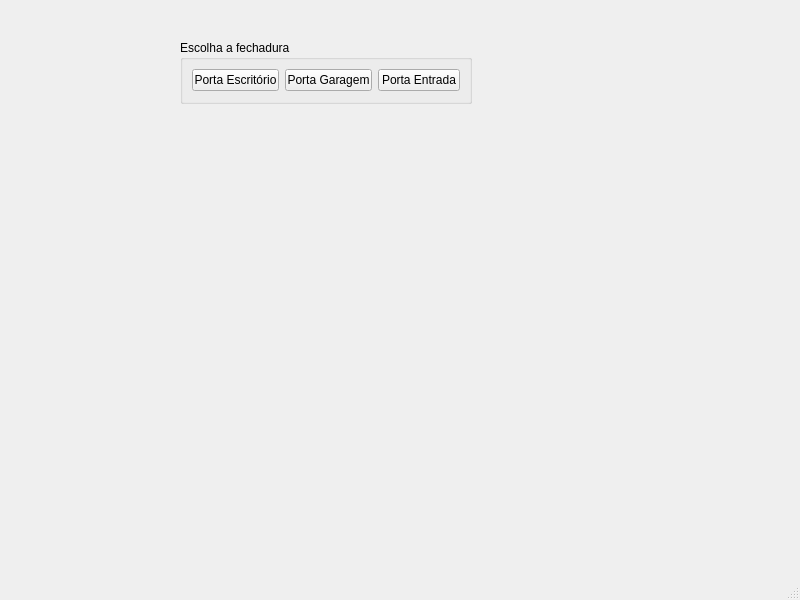
<?xml version="1.0" encoding="UTF-8"?>
<ui version="4.0">
 <class>MainWindow</class>
 <widget class="QMainWindow" name="MainWindow">
  <property name="geometry">
   <rect>
    <x>0</x>
    <y>0</y>
    <width>800</width>
    <height>600</height>
   </rect>
  </property>
  <property name="windowTitle">
   <string>MainWindow</string>
  </property>
  <widget class="QWidget" name="centralwidget">
   <widget class="QGroupBox" name="groupBox">
    <property name="geometry">
     <rect>
      <x>180</x>
      <y>40</y>
      <width>292</width>
      <height>64</height>
     </rect>
    </property>
    <property name="title">
     <string>Escolha a fechadura</string>
    </property>
    <layout class="QHBoxLayout" name="horizontalLayout">
     <item>
      <widget class="QPushButton" name="btnPortaEscritorio">
       <property name="text">
        <string>Porta Escritório</string>
       </property>
      </widget>
     </item>
     <item>
      <widget class="QPushButton" name="btnPortaGaragem">
       <property name="text">
        <string>Porta Garagem</string>
       </property>
      </widget>
     </item>
     <item>
      <widget class="QPushButton" name="btnPortaEntrada">
       <property name="text">
        <string>Porta Entrada</string>
       </property>
      </widget>
     </item>
    </layout>
   </widget>
  </widget>
  <widget class="QMenuBar" name="menubar">
   <property name="geometry">
    <rect>
     <x>0</x>
     <y>0</y>
     <width>800</width>
     <height>22</height>
    </rect>
   </property>
  </widget>
  <widget class="QStatusBar" name="statusbar"/>
 </widget>
 <resources/>
 <connections/>
</ui>
